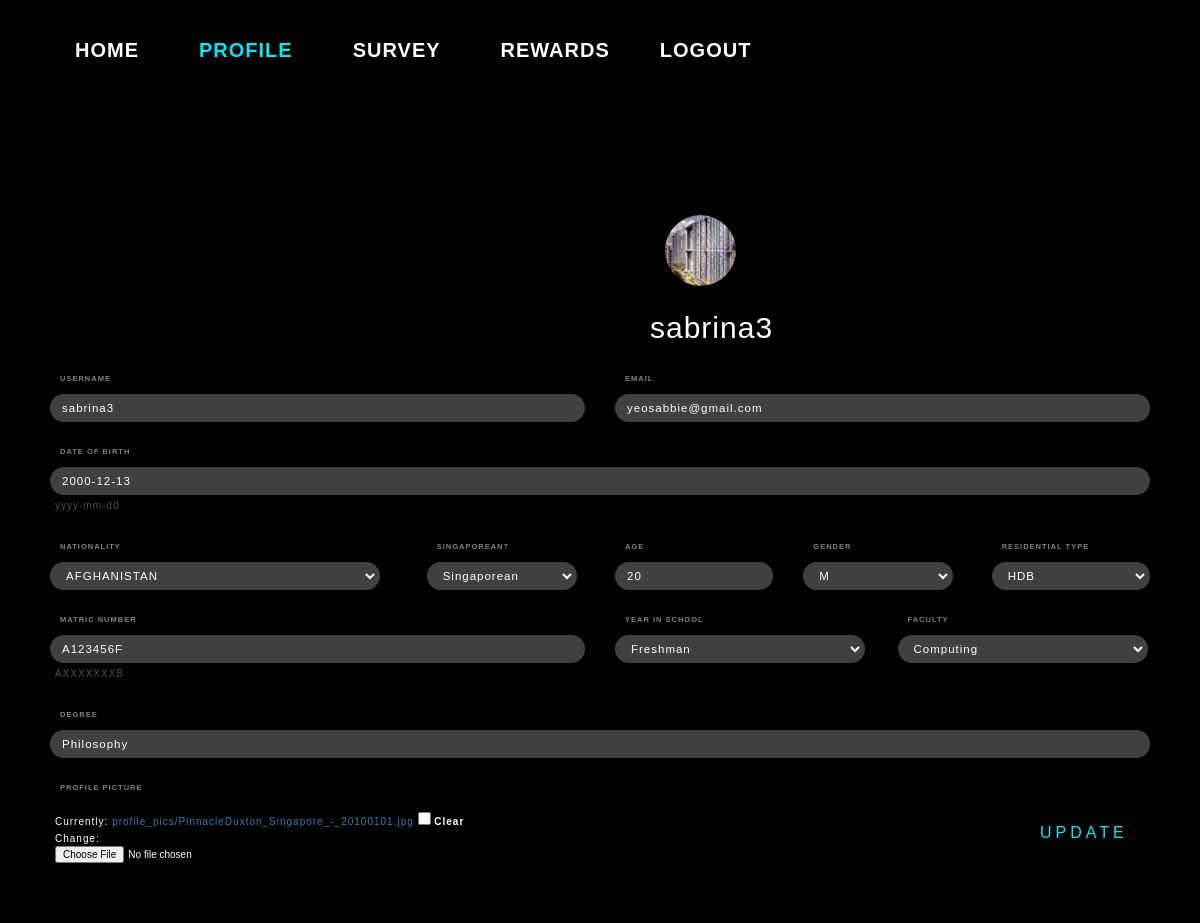
/accounts/profile/ (signed in), run on an earlier commit of the app's database.
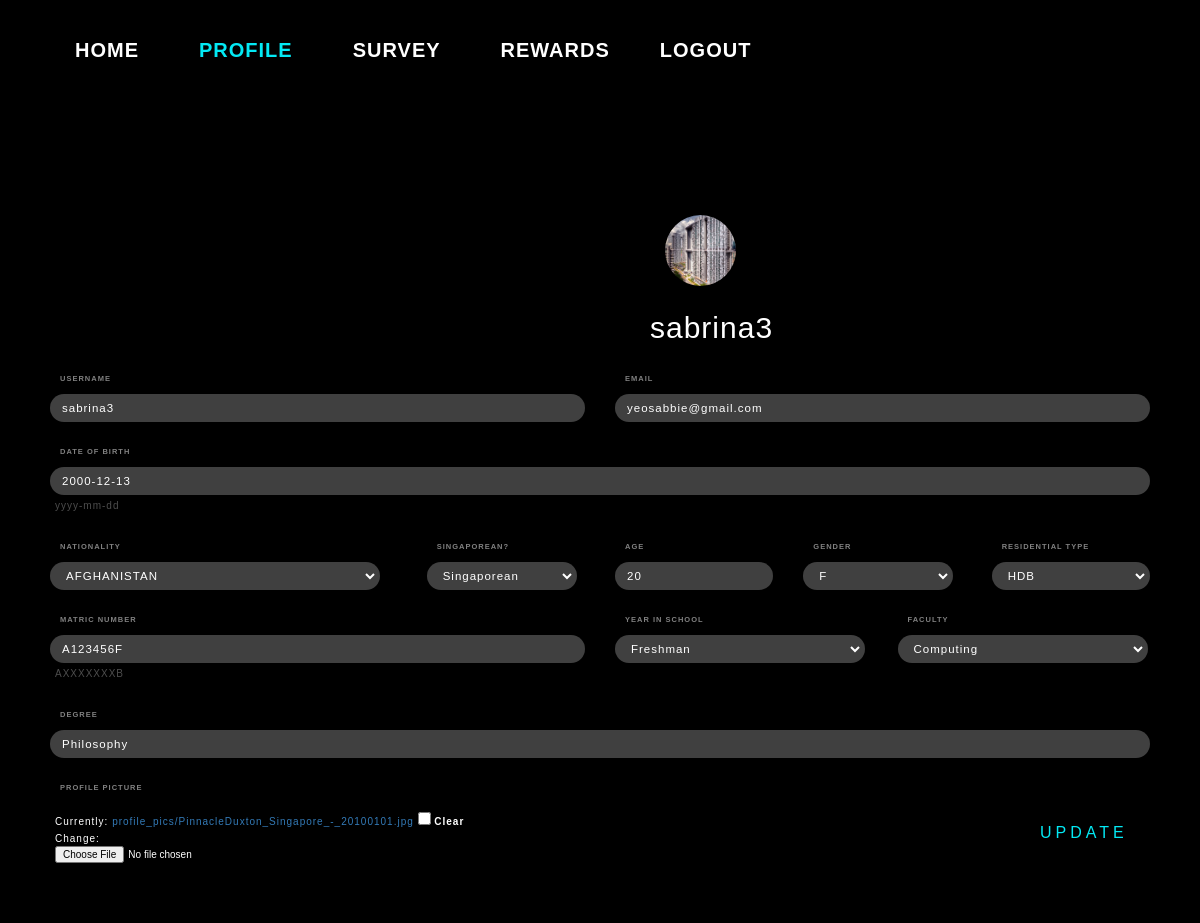
And on a later commit of the database.
### accounts/models.py (models this page shows, shortened)
class UserProfileInfo(models.Model):
    user = models.OneToOneField(User, on_delete=models.CASCADE)
    name = models.CharField('Full Name',max_length=200)
    matriculationNumber = models.CharField('Matric Number',
    max_length=10,help_text='AXXXXXXXB')
    age = models.IntegerField()
    dob = models.DateField('Date of Birth', help_text='yyyy-mm-dd')
    genderChoices = [('Female','F'),('Male','M')]
    gender = models.CharField(max_length=10, choices=genderChoices)
    email = models.EmailField(max_length=200, blank=False)
    portfolio_site = models.URLField(blank=True)
    profile_pic = models.ImageField(upload_to='profile_pics', blank=True)
    countryChoices = [
    ('AFGHANISTAN', 'AFGHANISTAN'),
    ('ALBANIA', 'ALBANIA'),
    ('ALGERIA', 'ALGERIA'),
    ('AMERICAN SAMOA', 'AMERICAN SAMOA'),
    ('ANDORRA', 'ANDORRA'),
    ('ANGOLA', 'ANGOLA'),
    ('ANGUILLA', 'ANGUILLA'),
    ('ANTARCTICA', 'ANTARCTICA'),
    ('ANTIGUA AND BARBUDA', 'ANTIGUA AND BARBUDA'),
    ('ARGENTINA', 'ARGENTINA'),
    ('ARMENIA', 'ARMENIA'),
    ('ARUBA', 'ARUBA'),
    ('AUSTRALIA', 'AUSTRALIA'),
    ('AUSTRIA', 'AUSTRIA'),
    ('AZERBAIJAN', 'AZERBAIJAN'),
    ('BAHAMAS', 'BAHAMAS'),
    ('BAHRAIN', 'BAHRAIN'),
    ('BANGLADESH', 'BANGLADESH'),
    ('BARBADOS', 'BARBADOS'),
    ('BELARUS', 'BELARUS'),
    ('BELGIUM', 'BELGIUM'),
    ('BELIZE', 'BELIZE'),
    ('BENIN', 'BENIN'),
    ('BERMUDA', 'BERMUDA'),
    ('BHUTAN', 'BHUTAN'),
    ('BOLIVIA', 'BOLIVIA'),
    ('BOSNIA AND HERZEGOVINA', 'BOSNIA AND HERZEGOVINA'),
    ('BOTSWANA', 'BOTSWANA'),
    ('BOUVET ISLAND', 'BOUVET ISLAND'),
    ('BRAZIL', 'BRAZIL'),
    ('BRITISH INDIAN OCEAN TERRITORY', 'BRITISH INDIAN OCEAN TERRITORY'),
    ('BRUNEI DARUSSALAM', 'BRUNEI DARUSSALAM'),
    ('BULGARIA', 'BULGARIA'),
    ('BURKINA FASO', 'BURKINA FASO'),
    ('BURUNDI', 'BURUNDI'),
    ('CAMBODIA', 'CAMBODIA'),
    ('CAMEROON', 'CAMEROON'),
    ('CANADA', 'CANADA'),
    ('CAPE VERDE', 'CAPE VERDE'),
    ('CAYMAN ISLANDS', 'CAYMAN ISLANDS'),
    ('CENTRAL AFRICAN REPUBLIC', 'CENTRAL AFRICAN REPUBLIC'),
    ('CHAD', 'CHAD'),
    ('CHILE', 'CHILE'),
    ('CHINA', 'CHINA'),
    ('CHRISTMAS ISLAND', 'CHRISTMAS ISLAND'),
    ('COCOS (KEELING) ISLANDS', 'COCOS (KEELING) ISLANDS'),
    ('COLOMBIA', 'COLOMBIA'),
    ('COMOROS', 'COMOROS'),
    ('CONGO', 'CONGO'),
    ('CONGO, THE DEMOCRATIC REPUBLIC OF', 'CONGO, THE DEMOCRATIC REPUBLIC OF'),
    ('COOK ISLANDS', 'COOK ISLANDS'),
    ('COSTA RICA', 'COSTA RICA'),
    ("CÃ”TE D'IVOIRE", "CÃ”TE D'IVOIRE"),
    ('CROATIA', 'CROATIA'),
    ('CUBA', 'CUBA'),
    ('CYPRUS', 'CYPRUS'),
    ('CZECH REPUBLIC', 'CZECH REPUBLIC'),
    ('DENMARK', 'DENMARK'),
    ('DJIBOUTI', 'DJIBOUTI'),
    ('DOMINICA', 'DOMINICA'),
    ('DOMINICAN REPUBLIC', 'DOMINICAN REPUBLIC'),
    ('ECUADOR', 'ECUADOR'),
    ('EGYPT', 'EGYPT'),
    ('EL SALVADOR', 'EL SALVADOR'),
    ('EQUATORIAL GUINEA', 'EQUATORIAL GUINEA'),
    ('ERITREA', 'ERITREA'),
    ('ESTONIA', 'ESTONIA'),
    ('ETHIOPIA', 'ETHIOPIA'),
    ('FALKLAND ISLANDS (MALVINAS)', 'FALKLAND ISLANDS (MALVINAS)'),
    ('FAROE ISLANDS', 'FAROE ISLANDS'),
    ('FIJI', 'FIJI'),
    ('FINLAND', 'FINLAND'),
    ('FRANCE', 'FRANCE'),
    ('FRENCH GUIANA', 'FRENCH GUIANA'),
    ('FRENCH POLYNESIA', 'FRENCH POLYNESIA'),
    ('FRENCH SOUTHERN TERRITORIES', 'FRENCH SOUTHERN TERRITORIES'),
    ('GABON', 'GABON'),
    ('GAMBIA', 'GAMBIA'),
    ('GEORGIA', 'GEORGIA'),
    ('GERMANY', 'GERMANY'),
    ('GHANA', 'GHANA'),
    ('GIBRALTAR', 'GIBRALTAR'),
    ('GREECE', 'GREECE'),
    ('GREENLAND', 'GREENLAND'),
    ('GRENADA', 'GRENADA'),
    ('GUADELOUPE', 'GUADELOUPE'),
    ('GUAM', 'GUAM'),
    ('GUATEMALA', 'GUATEMALA'),
    ('GN', 'GUINEA'),
    ('GUYANA', 'GUYANA'),
    ('HAITI', 'HAITI'),
    ('HEARD ISLAND AND MCDONALD ISLANDS', 'HEARD ISLAND AND MCDONALD ISLANDS'),
    ('HONDURAS', 'HONDURAS'),
    ('HONG KONG', 'HONG KONG'),
    ('HUNGARY', 'HUNGARY'),
    ('ICELAND', 'ICELAND'),
    ('INDIA', 'INDIA'),
    ('INDONESIA', 'INDONESIA'),
    ('IRAN, ISLAMIC REPUBLIC OF', 'IRAN, ISLAMIC REPUBLIC OF'),
    ('IRAQ', 'IRAQ'),
    ('IRELAND', 'IRELAND'),
    ('ISRAEL', 'ISRAEL'),
    ('ITALY', 'ITALY'),
    ('JAMAICA', 'JAMAICA'),
    ('JAPAN', 'JAPAN'),
    ('JORDAN', 'JORDAN'),
    ('KAZAKHSTAN', 'KAZAKHSTAN'),
    ('KENYA', 'KENYA'),
    ('KIRIBATI', 'KIRIBATI'),
    ("KOREA, DEMOCRATIC PEOPLE'S REPUBLIC OF", "KOREA, DEMOCRATIC PEOPLE'S REPUBLIC OF"),
    ('KOREA, REPUBLIC OF', 'KOREA, REPUBLIC OF'),
    ('KUWAIT', 'KUWAIT'),
    ('KYRGYZSTAN', 'KYRGYZSTAN'),
    ("LAO PEOPLE'S DEMOCRATIC REPUBLIC", "LAO PEOPLE'S DEMOCRATIC REPUBLIC"),
    ('LATVIA', 'LATVIA'),
    ('LEBANON', 'LEBANON'),
    ('LESOTHO', 'LESOTHO'),
    ('LIBERIA', 'LIBERIA'),
    ('LIBYAN ARAB JAMAHIRIYA', 'LIBYAN ARAB JAMAHIRIYA'),
    ('LIECHTENSTEIN', 'LIECHTENSTEIN'),
    ('LITHUANIA', 'LITHUANIA'),
    ('LUXEMBOURG', 'LUXEMBOURG'),
    ('MACAO', 'MACAO'),
    ('MACEDONIA, THE FORMER YUGOSLAV REPUBLIC OF', 'MACEDONIA, THE FORMER YUGOSLAV REPUBLIC OF'),
    ('MADAGASCAR', 'MADAGASCAR'),
    ('MALAWI', 'MALAWI'),
    ('MALAYSIA', 'MALAYSIA'),
    ('MALDIVES', 'MALDIVES'),
    ('MALI', 'MALI'),
    ('MALTA', 'MALTA'),
    ('MARSHALL ISLANDS', 'MARSHALL ISLANDS'),
    ('MARTINIQUE', 'MARTINIQUE'),
    ('MAURITANIA', 'MAURITANIA'),
    ('MAURITIUS', 'MAURITIUS'),
    ('MAYOTTE', 'MAYOTTE'),
    ('MEXICO', 'MEXICO'),
    ('MICRONESIA, FEDERATED STATES OF', 'MICRONESIA, FEDERATED STATES OF'),
    ('MOLDOVA, REPUBLIC OF', 'MOLDOVA, REPUBLIC OF'),
    ('MONACO', 'MONACO'),
    ('MONGOLIA', 'MONGOLIA'),
    ('MONTSERRAT', 'MONTSERRAT'),
    ('MOROCCO', 'MOROCCO'),
    ('MOZAMBIQUE', 'MOZAMBIQUE'),
    ('MYANMAR', 'MYANMAR'),
    ('NAMIBIA', 'NAMIBIA'),
    ('NAURU', 'NAURU'),
    ('NEPAL', 'NEPAL'),
    ('NETHERLANDS', 'NETHERLANDS'),
    ('NETHERLANDS ANTILLES', 'NETHERLANDS ANTILLES'),
    ('NEW CALEDONIA', 'NEW CALEDONIA'),
    ('NEW ZEALAND', 'NEW ZEALAND'),
    ('NICARAGUA', 'NICARAGUA'),
    ('NIGER', 'NIGER'),
    ('NIGERIA', 'NIGERIA'),
    ('NIUE', 'NIUE'),
    ('NORFOLK ISLAND', 'NORFOLK ISLAND'),
    ('NORTHERN MARIANA ISLANDS', 'NORTHERN MARIANA ISLANDS'),
    ('NORWAY', 'NORWAY'),
    ('OMAN', 'OMAN'),
    ('PAKISTAN', 'PAKISTAN'),
    ('PALAU', 'PALAU'),
    ('PALESTINIAN TERRITORY, OCCUPIED', 'PALESTINIAN TERRITORY, OCCUPIED'),
    ('PANAMA', 'PANAMA'),
    ('PAPUA NEW GUINEA', 'PAPUA NEW GUINEA'),
    ('PARAGUAY', 'PARAGUAY'),
    ('PERU', 'PERU'),
    ('PHILIPPINES', 'PHILIPPINES'),
    ('PITCAIRN', 'PITCAIRN'),
    ('POLAND', 'POLAND'),
    ('PORTUGAL', 'PORTUGAL'),
    ('PUERTO RICO', 'PUERTO RICO'),
    ('QATAR', 'QATAR'),
    ('RÃ‰UNION', 'RÃ‰UNION'),
    ('ROMANIA', 'ROMANIA'),
    ('RUSSIAN FEDERATION', 'RUSSIAN FEDERATION'),
    ('RWANDA', 'RWANDA'),
    ('SAINT HELENA', 'SAINT HELENA'),
    ('SAINT KITTS AND NEVIS', 'SAINT KITTS AND NEVIS'),
    ('SAINT LUCIA', 'SAINT LUCIA'),
    ('SAINT PIERRE AND MIQUELON', 'SAINT PIERRE AND MIQUELON'),
    ('SAINT VINCENT AND THE GRENADINES', 'SAINT VINCENT AND THE GRENADINES'),
    ('SAMOA', 'SAMOA'),
    ('SAN MARINO', 'SAN MARINO'),
    ('SAO TOME AND PRINCIPE', 'SAO TOME AND PRINCIPE'),
    ('SAUDI ARABIA', 'SAUDI ARABIA'),
    ('SENEGAL', 'SENEGAL'),
    ('SERBIA AND MONTENEGRO', 'SERBIA AND MONTENEGRO'),
    ('SEYCHELLES', 'SEYCHELLES'),
    ('SIERRA LEONE', 'SIERRA LEONE'),
    ('SINGAPORE', 'SINGAPORE'),
    ('SLOVAKIA', 'SLOVAKIA'),
    ('SLOVENIA', 'SLOVENIA'),
    ('SOLOMON ISLANDS', 'SOLOMON ISLANDS'),
    ('SOMALIA', 'SOMALIA'),
    ('SOUTH AFRICA', 'SOUTH AFRICA'),
    ('SOUTH GEORGIA AND SOUTH SANDWICH ISLANDS', 'SOUTH GEORGIA AND SOUTH SANDWICH ISLANDS'),
    ('SPAIN', 'SPAIN'),
    ('SRI LANKA', 'SRI LANKA'),
    ('SUDAN', 'SUDAN'),
    ('SURINAME', 'SURINAME'),
    ('SVALBARD AND JAN MAYEN', 'SVALBARD AND JAN MAYEN'),
    ('SWAZILAND', 'SWAZILAND'),
    ('SWEDEN', 'SWEDEN'),
    ('SWITZERLAND', 'SWITZERLAND'),
    ('SYRIAN ARAB REPUBLIC', 'SYRIAN ARAB REPUBLIC'),
    ('TAIWAN, PROVINCE OF CHINA', 'TAIWAN, PROVINCE OF CHINA'),
    ('TAJIKISTAN', 'TAJIKISTAN'),
    ('TANZANIA, UNITED REPUBLIC OF', 'TANZANIA, UNITED REPUBLIC OF'),
    ('THAILAND', 'THAILAND'),
    ('TIMOR', 'TIMOR'),
    ('TOGO', 'TOGO'),
    ('TOKELAU', 'TOKELAU'),
    ('TONGA', 'TONGA'),
    ('TRINIDAD AND TOBAGO', 'TRINIDAD AND TOBAGO'),
    ('TUNISIA', 'TUNISIA'),
    ('TURKEY', 'TURKEY'),
    ('TURKMENISTAN', 'TURKMENISTAN'),
    ('TURKS AND CAICOS ISLANDS', 'TURKS AND CAICOS ISLANDS'),
    ('TUVALU', 'TUVALU'),
    ('UGANDA', 'UGANDA'),
    ('UKRAINE', 'UKRAINE'),
    ('UNITED ARAB EMIRATES', 'UNITED ARAB EMIRATES'),
    ('UNITED KINGDOM', 'UNITED KINGDOM'),
    ('UNITED STATES', 'UNITED STATES'),
    ('UNITED STATES MINOR OUTLYING ISLANDS', 'UNITED STATES MINOR OUTLYING ISLANDS'),
    ('URUGUAY', 'URUGUAY'),
    ('UZBEKISTAN', 'UZBEKISTAN'),
    ('VANUATU', 'VANUATU'),
    ('VIET NAM', 'VIET NAM'),
    ('VIRGIN ISLANDS, BRITISH', 'VIRGIN ISLANDS, BRITISH'),
    ('VIRGIN ISLANDS, U.S.', 'VIRGIN ISLANDS, U.S.'),
    ('WALLIS AND FUTUNA', 'WALLIS AND FUTUNA'),
    ('WESTERN SAHARA', 'WESTERN SAHARA'),
    ('YEMEN', 'YEMEN'),
    ('ZIMBABWE', 'ZIMBABWE')]
    nationality = models.CharField(
    max_length=50, choices=countryChoices, default='SINGAPORE'
    )
    singaporeanChoices=[('Singaporean','Singaporean'),('Non-Singaporean','Non-Singaporean')]
    singaporean=models.CharField(max_length=50, choices=singaporeanChoices, default='Singaporean' )
    facultyChoices = [
    ('Arts and Social Sciences','Arts and Social Sciences'),
    ('Business and Accountancy','Business and Accountancy'),
    ('Computing','Computing'),
    ('Dentistry','Dentistry'),
    ('Design and Environment', 'Design and Environment'),
    ('Engineering','Engineering'),
    ('Law','Law'),
    ('Medicine','Medicine'),
    ('Nursing','Nursing'),
    ('Music','Music'),
    ('Science','Science'),
    ]
    faculty = models.CharField(max_length=50,
    choices=facultyChoices,default='Arts and Social Sciences')
    degree = models.CharField(max_length=50)
    YEAR_IN_SCHOOL_CHOICES = [
        ('FRESHMAN', 'Freshman'),
        ('SOPHOMORE', 'Sophomore'),
        ('JUNIOR', 'Junior'),
        ('SENIOR', 'Senior'),
        ('GRADUATE', 'Graduate'),
    ]
    year_in_school = models.CharField(
        max_length=10,
        choices=YEAR_IN_SCHOOL_CHOICES,
        default='FRESHMAN',
    )
    CurrentResidentialType_choices = [
    ('HDB', 'HDB'),
    ('PE', 'PrivateEstate'),
    ('Condo', 'Condominium'),
    ('Campus', 'Campus Accomodation')]
    currentresidentialtype = models.CharField('Current Residential Type',
    max_length=10, choices=CurrentResidentialType_choices,
    default='HDB')

### accounts/views.py (the view)
# urls.py: url(r'^accounts/profile/',accounts_views.profile_view, name='profile'),
@login_required
def profile_view(request):
    if request.method == 'POST':
        user_form=UserUpdateForm(request.POST, instance=request.user)
        profile_form=ProfileUpdateForm(request.POST,request.FILES, instance=request.user.userprofileinfo)
        if user_form.is_valid and profile_form.is_valid:
            user_form.save()
            profile_form.save()
            messages.success(request, 'Your profile is successfully updated!')
            return redirect('profile')
    else:
        user_form=UserUpdateForm(instance=request.user)
        profile_form=ProfileUpdateForm(instance=request.user.userprofileinfo)
    return render(request, 'accounts/profile.html', {'user_form':user_form, 'profile_form':profile_form})

### accounts/forms.py
class UserUpdateForm(forms.ModelForm):
    class Meta():
         model = User
         fields=['username',]
         widgets={
            'username':forms.TextInput(attrs={'type':'text', 'id':'login-input-user', 'class':'login__input'}),
        }

### accounts/templates/accounts/profile.html (shortened to what the changed rows need)
{% extends "survey/base.html" %}
{% load static %}
{% block css %}
<link rel="stylesheet" type="text/css" href="{% static 'accounts/profile.css' %}">
{% endblock %}
{% block body_block %}
<div class="profile_box">
<div class="profile_header">
    <h2> {{ user.username }}</h2>
</div>
<div class="container">
    <form enctype="multipart/form-data" method="POST" action="{% url 'accounts:profile' %}" id="profileupdate_form" class="form-login">
        <div class="form-row">
            <div class="form-group col-md-6 mb-0">
                <label for="email" class="login__label"> Email </label>
                {{ profile_form.email}}
            </div>
        </div>
        <div class="form-row">
            <div class="form-group col-md-12 mb-0">
                <label for="dob"  class="login__label"> Date of Birth </label>
                {{ profile_form.dob}}
                <div class="help_text">
                {{profile_form.dob.help_text}}
                </div>
            </div>
        </div>
        <div class="form-row">
            <div class="form-group col-md-4 mb-0">
                <label for="nationality" class="login__label"> Nationality </label>
                {{ profile_form.nationality}}
            </div>
            <div class="form-group col-md-2 mb-0">
                <label for="singaporean" class="login__label"> Singaporean? </label>
                {{profile_form.singaporean}}
            </div>
            <div class="form-group col-md-2 mb-0">
                <label for="age" class="login__label"> Age </label>
                {{ profile_form.age}}
            </div>
            <div class="form-group col-md-2 mb-0">
                <label for="gender" class="login__label"> Gender </label>
                {{ profile_form.gender}}
            </div>
            <div class="form-group col-md-2 mb-0">
                <label for="currentresidentialtype" class="login__label"> Residential Type </label>
                {{ profile_form.currentresidentialtype}}
            </div>
        </div>
        <div class="form-row">
            <div class="form-group col-md-6 mb-0">
                <label for="matriculationNumber" class="login__label"> Matric Number </label>
                {{ profile_form.matriculationNumber}}
                <div class="help_text">
                {{profile_form.matriculationNumber.help_text}}
                </div>
            </div>
            <div class="form-group col-md-3 mb-0">
                <label for="year_in_school" class="login__label"> Year in School </label>
                {{ profile_form.year_in_school}}
            </div>
            <div class="form-group col-md-3 mb-0">
                <label for="faculty" class="login__label"> Faculty </label>
                {{ profile_form.faculty}}
            </div>
            <div class="form-group col-md-12 mb-0">
                <label for="degree" class="login__label"> Degree </label>
                {{ profile_form.degree }}
            </div>
        </div>
        <div class="form-row">
            <div class="form-group col-md-12 mb-0">
                <div class="pic_text">
                {{ profile_form.profile_pic}}
                </div>
            </div>
        </div>
	</form>
</div>
{% endblock %}

What changed in the data, as far as the page shows it:
changed UserProfileInfo "yeosabbie@gmail.com": gender "M" → "F"
